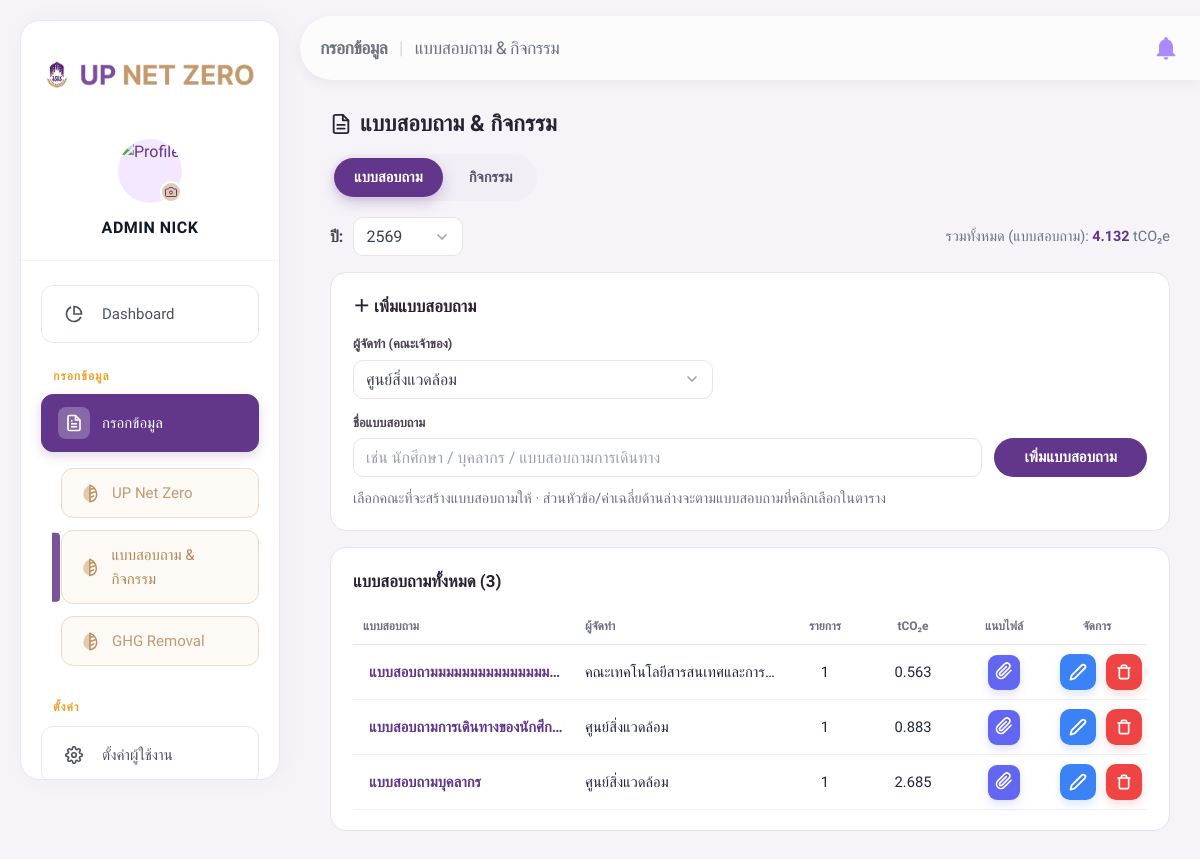
/admin/collect.php (signed in), run on the app's committed database.
### tables this page shows
CREATE TABLE `questionnaire` (
  `id` int(11) NOT NULL AUTO_INCREMENT,
  `year_id` int(11) NOT NULL,
  `affiliation_id` int(11) NOT NULL DEFAULT 1,
  `audience` varchar(100) NOT NULL DEFAULT '',
  `created_by` int(11) DEFAULT NULL,
  `created_at` timestamp NULL DEFAULT current_timestamp(),
  PRIMARY KEY (`id`),
  UNIQUE KEY `uq_questionnaire_year_aud_aff` (`year_id`,`audience`,`affiliation_id`),
  KEY `fk_q_affil` (`affiliation_id`),
  KEY `fk_q_user` (`created_by`),
  CONSTRAINT `fk_q_affil` FOREIGN KEY (`affiliation_id`) REFERENCES `affiliation_id` (`id`) ON UPDATE CASCADE,
  CONSTRAINT `fk_q_user` FOREIGN KEY (`created_by`) REFERENCES `users` (`id`) ON DELETE SET NULL,
  CONSTRAINT `fk_questionnaire_year` FOREIGN KEY (`year_id`) REFERENCES `admin_year` (`id`) ON DELETE CASCADE
);

CREATE TABLE `affiliation_id` (
  `id` int(11) NOT NULL AUTO_INCREMENT,
  `affiliation_item` varchar(255) NOT NULL,
  PRIMARY KEY (`id`)
);

### admin/collect.php (called while the page is built, shortened)
<?php
require_once __DIR__ . '/../config/db.php';
$pdo  = getDB();
$root = '../';
$is_admin   = true;
$lock_affil = null;
require __DIR__ . '/../includes/collect_page.php';

### config/db.php (called while the page is built, shortened)
<?php
require_once __DIR__ . '/../components/icons.php';
if (!function_exists('asset_v')) {
    function asset_v(string $rel): string
    {
        static $cache = [];
        if (!array_key_exists($rel, $cache)) {
            $abs = dirname(__DIR__) . '/' . ltrim($rel, '/');
            $m = @filemtime($abs);
            $cache[$rel] = $m ? ('?v=' . $m) : '';
        }
        return $cache[$rel];
    }
}

### includes/collect_page.php (the view, shortened to what this page needs)
<?php
$TABS = ['survey' => 'แบบสอบถาม', 'event' => 'กิจกรรม'];
$CENTRAL_AFFIL = 1;
$years  = $pdo->query("SELECT id AS year_id, year FROM admin_year ORDER BY year DESC")->fetchAll();
$selected_year = isset($_GET['year']) ? (int) $_GET['year'] : ($years[0]['year_id'] ?? 0);
$tab = (isset($_GET['tab']) && isset($TABS[$_GET['tab']])) ? $_GET['tab'] : array_key_first($TABS);
$is_survey = $tab === 'survey';
$group = trim((string)($_GET['group'] ?? ''));
$survey_affil = $is_admin ? (int)($_GET['maker'] ?? $CENTRAL_AFFIL) : (int)$lock_affil;
$qs = function($extra = []) use ($selected_year, $tab, $is_admin, $survey_affil) {
    $p = ['year' => $selected_year, 'tab' => $tab];
    if ($is_admin && $tab === 'survey') $p['maker'] = $survey_affil;
    return 'collect.php?' . http_build_query(array_merge($p, $extra));
};
$rows = []; $events = []; $curEvent = null; $curItems = []; $curVol = []; $ef_items = []; $year_total = 0; $group_options = [];
if ($is_survey) {
    $qlist = $pdo->prepare("
        SELECT q.id AS qid, q.audience AS name, q.affiliation_id AS affid, a.affiliation_item AS maker_name,
               COUNT(DISTINCT qi.id) AS item_count,
               (SELECT COUNT(*) FROM evidence ev WHERE ev.entity_type='questionnaire' AND ev.entity_id=q.id) AS ev_count,
               COALESCE(SUM(COALESCE(ss.respondents,0)*COALESCE(ss.avg_value,0)*ai.AD)/1000, 0) AS tco2e
        FROM questionnaire q
        JOIN affiliation_id a ON a.id = q.affiliation_id
        LEFT JOIN questionnaire_item qi ON qi.questionnaire_id = q.id
        LEFT JOIN admin_item ai ON ai.id = qi.admin_item_id
        LEFT JOIN survey_summary ss ON ss.questionnaire_item_id = qi.id AND ss.affiliation_id = q.affiliation_id AND ss.year_id = :y
        WHERE q.year_id = :y2" . ($is_admin ? '' : " AND q.affiliation_id = :aff2") . "
        GROUP BY q.id, q.audience, q.affiliation_id, a.affiliation_item
        ORDER BY " . ($is_admin ? "a.affiliation_item, " : "") . "q.audience");
    $qp = [':y'=>$selected_year, ':y2'=>$selected_year];
    $qlist->execute($qp);
    $questionnaires = $qlist->fetchAll();
    $year_total = array_sum(array_map(fn($q)=>(float)$q['tco2e'], $questionnaires));
}
?>
<!DOCTYPE html>
<html lang="th">
<head>
    <link rel="stylesheet" href="<?= $root ?>assets/css/admin.css<?= asset_v('assets/css/admin.css') ?>">
    <link rel="stylesheet" href="<?= $root ?>assets/css/sidebar.css<?= asset_v('assets/css/sidebar.css') ?>">
</head>
<body style="background:#F6F4F9;">
    <main class="main-content">
        <div class="co">
            <h1 style="display:flex;align-items:center;gap:8px;"><?= ic('note',22) ?> แบบสอบถาม & กิจกรรม</h1>
            <?php if (count($TABS) > 1): ?>
            <div class="tabs">
                <?php foreach ($TABS as $k=>$lbl):
                    $href="collect.php?year=$selected_year&tab=$k";
                    if ($k==='survey') $href.='&group='.urlencode($group); ?>
                    <a class="<?= $tab===$k?'on':'' ?>" href="<?= $href ?>"
                        onclick="return !this.classList.contains('on');"><?= $lbl ?></a>
                <?php endforeach; ?>
            </div>
            <?php endif; ?>
            <div class="row-top">
                <label style="font-weight:600;color:#4B4155;">ปี:</label>
                <?php $dd_id='coYear';$dd_name='year_nav';$dd_options=array_map(fn($y)=>['value'=>$y['year_id'],'label'=>(string)$y['year']],$years);
                    include __DIR__.'/../components/dropdown.php'; ?>
                <?php if (!$is_survey):  ?>
                <span class="muted" style="margin-left:auto;text-align:right;line-height:1.5;">
                    กิจกรรมปล่อย: <span class="tot"><?= number_format($ev_emit_total,3) ?></span> tCO₂e<br>
                    กิจกรรมดูดกลับ: <span style="color:#166534;font-weight:800;"><?= number_format($ev_rmv_total,3) ?></span> tCO₂e
                </span>
                <?php else: ?>
                <span class="muted" style="margin-left:auto;">รวมทั้งหมด (แบบสอบถาม): <span class="tot"><?= number_format($year_total,3) ?></span> tCO₂e</span>
                <?php endif; ?>
            </div>
            <?php if ($is_survey):  ?>
                <div class="card">
                    <h2>＋ เพิ่มแบบสอบถาม</h2>
                    <form method="POST">
                        <?php if ($is_admin): ?>
                        <div class="fld" style="max-width:360px;margin-bottom:14px;"><label>ผู้จัดทำ (คณะเจ้าของ)</label>
                            <?php $dd_id='surveyMaker';$dd_name='maker';
                                include __DIR__.'/../components/dropdown.php'; ?>
                        </div>
                        <?php endif; ?>
                        <div class="frow">
                            <div class="fld" style="flex:1;min-width:240px;"><label>ชื่อแบบสอบถาม</label>
                                <?php include __DIR__.'/../components/text_input.php'; ?></div>
                            <div style="align-self:flex-end;"><?php $btn_label='เพิ่มแบบสอบถาม';$btn_variant='primary';$btn_type='submit';$btn_class='btn-noshadow';include __DIR__.'/../components/button.php'; ?></div>
                        </div>
                    </form>
                    <?php if ($is_admin): ?><p class="muted" style="margin-top:10px;">เลือกคณะที่จะสร้างแบบสอบถามให้ · ส่วนหัวข้อ/ค่าเฉลี่ยด้านล่างจะตามแบบสอบถามที่คลิกเลือกในตาราง</p><?php endif; ?>
                </div>
                <div class="card">
                    <h2>แบบสอบถามทั้งหมด (<?= count($questionnaires) ?>)</h2>
                    <?php if (empty($questionnaires)): ?>
                        <p class="muted">ยังไม่มีแบบสอบถามในปีนี้ — เพิ่มด้านบน</p>
                    <?php else: ?>
                    <table class="t" style="table-layout:fixed;">
                        <colgroup>
                            <col>
                            <?php if($is_admin):?><col style="width:210px;"><?php endif;?>
                            <col style="width:80px;">
                            <col style="width:96px;">
                            <col style="width:86px;">
                            <col style="width:100px;">
                        </colgroup>
                        <thead><tr><th style="text-align:left;">แบบสอบถาม</th><?php if($is_admin):?><th style="text-align:left;">ผู้จัดทำ</th><?php endif;?><th class="num">รายการ</th><th class="num">tCO₂e</th><th style="text-align:center;">แนบไฟล์</th><th>จัดการ</th></tr></thead>
                        <tbody>
                        <?php foreach ($questionnaires as $qq): $isSelQ = ($qq['name']===$group && (int)$qq['affid']===(int)$survey_affil); ?>
                            <tr class="evt <?= $isSelQ?'sel':'' ?>">
                                <td style="text-align:left;"><div style="display:flex;align-items:center;"><a class="linkish evt-name" title="<?= htmlspecialchars($qq['name'],ENT_QUOTES) ?>" href="<?= $isSelQ ? $qs() : $qs(['group'=>$qq['name'],'maker'=>(int)$qq['affid']]) ?>"><?= htmlspecialchars($qq['name']) ?></a></div></td>
                                <?php if($is_admin):?><td style="text-align:left;white-space:nowrap;overflow:hidden;text-overflow:ellipsis;" title="<?= htmlspecialchars($qq['maker_name'],ENT_QUOTES) ?>"><?= htmlspecialchars($qq['maker_name']) ?></td><?php endif;?>
                                <td class="num"><?= (int)$qq['item_count'] ?></td>
                                <td class="num"><?= number_format((float)$qq['tco2e'],3) ?></td>
                                <td style="text-align:center;">
                                    <button type="button" class="ev-open-btn" data-ev="questionnaire:<?= (int)$qq['qid'] ?>" title="แนบ (ไฟล์/ลิงก์)"
                                        onclick="openEvidence({type:'questionnaire', id:<?= (int)$qq['qid'] ?>, title:<?= htmlspecialchars(json_encode($qq['name'], JSON_UNESCAPED_UNICODE), ENT_QUOTES) ?>})">
                                        <svg viewBox="0 0 24 24" width="18" height="18" fill="none" stroke="currentColor" stroke-width="2.2" stroke-linecap="round" stroke-linejoin="round"><path d="M21.44 11.05l-9.19 9.19a6 6 0 0 1-8.49-8.49l9.19-9.19a4 4 0 0 1 5.66 5.66l-9.2 9.19a2 2 0 0 1-2.83-2.83l8.49-8.48"></path></svg>
                                    </button>
                                </td>
                                <td class="num" style="white-space:nowrap;">
                                    <button type="button" class="icobtn edit" title="แก้ไขชื่อ" data-name="<?= htmlspecialchars($qq['name'],ENT_QUOTES) ?>" data-affid="<?= (int)$qq['affid'] ?>" onclick="qEdit(this)"><svg width="18" height="18" viewBox="0 0 24 24" fill="none" stroke="currentColor" stroke-width="2.5" stroke-linecap="round" stroke-linejoin="round"><path d="M17 3a2.828 2.828 0 1 1 4 4L7.5 20.5 2 22l1.5-5.5L17 3z"></path></svg></button>
                                    <form method="POST" onsubmit="return cfmForm(event, this, 'ลบแบบสอบถามนี้ทั้งหมด รวมรายการและค่าเฉลี่ย — ไม่สามารถกู้คืนได้')" style="display:inline;">
                                        <button class="icobtn del" title="ลบแบบสอบถาม" type="submit"><svg width="18" height="18" viewBox="0 0 24 24" fill="none" stroke="currentColor" stroke-width="2.5" stroke-linecap="round" stroke-linejoin="round"><polyline points="3 6 5 6 21 6"></polyline><path d="M19 6v14a2 2 0 0 1-2 2H7a2 2 0 0 1-2-2V6m3 0V4a2 2 0 0 1 2-2h4a2 2 0 0 1 2 2v2"></path></svg></button>
                                    </form>
                                </td>
                            </tr>
                        <?php endforeach; ?>
                        </tbody>
                    </table>
                                    <?php $btn_label='บันทึกการแก้ไข';$btn_variant='primary';$btn_type='submit';$btn_class='btn-noshadow';include __DIR__.'/../components/button.php'; ?>
                    <?php endif; ?>
                </div>
            <?php endif; ?>
        </div>
    </main>
</body>
</html>

### data on the page
questionnaire: audience "แบบสอบถามมมมมมมมมมมมมมม…", affiliation.affiliation_item "คณะเทคโนโลยีสารสนเทศและการ…", item_count "1", tco2e "0.563"
questionnaire: audience "แบบสอบถามการเดินทางของนักศึกษา", affiliation.affiliation_item "ศูนย์สิ่งแวดล้อม", item_count "1", tco2e "0.883"
questionnaire: audience "แบบสอบถามบุคลากร", affiliation.affiliation_item "ศูนย์สิ่งแวดล้อม", item_count "1", tco2e "2.685"

### other printed values
$admin_name "ADMIN NICK"
$page_title "กรอกข้อมูล"
$page_title2 "แบบสอบถาม & กิจกรรม"
$lbl "แบบสอบถาม"
$lbl "กิจกรรม"
$year_total "4.132"
$btn_label "เพิ่มแบบสอบถาม"
count($questionnaires) "3"
